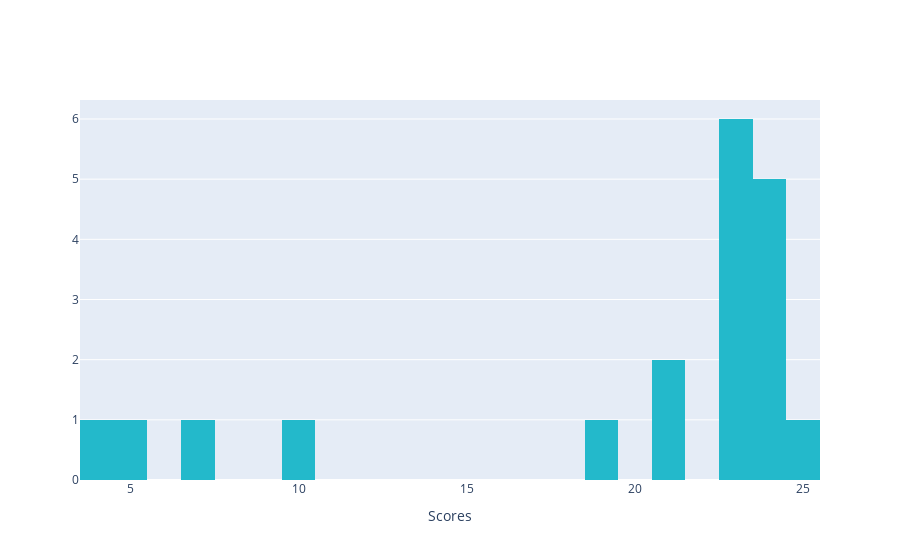

The notebook cell this image was saved under:
### Code cell
data = [go.Histogram(x=dataset, nbinsx=30, marker_color='#23b9cb')]
fig = go.Figure(data=data)
fig.update_layout(
    xaxis_title='Scores'
)
fig.show()

### Figure 1 — Plotly figure (JSON) as saved in the notebook; plotly's stock layout.template omitted (floating-point values rounded to 4 significant figures)
{"data": [{"marker": {"color": "#23b9cb"}, "nbinsx": 30, "type": "histogram", "x": [4, 5, 7, 10, 19, 21, 21, 23, 23, 23, 23, 23, 23, 24, 24, 24, 24, 24, 25]}], "layout": {"xaxis": {"title": {"text": "Scores"}}}}
